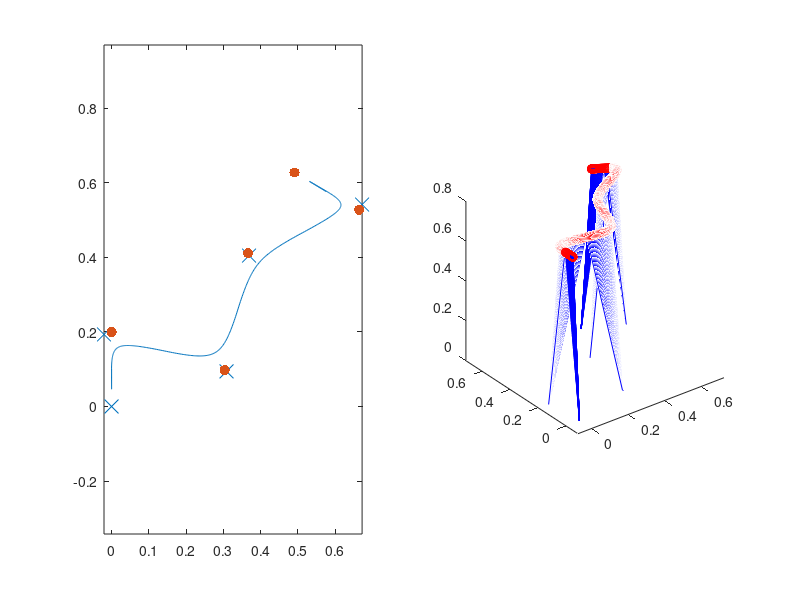

Recreate this plot in MATLAB.
clear
clc

Tsup=0.8;
zc=0.8;
g=9.8;
Tc=sqrt(zc/g);
S=sinh(Tsup/Tc);
C=cosh(Tsup/Tc);

dt=0.01;

%权重系数
a=10;b=1;

%步长
sx=[0,0.25,0.25,0.25,0];
sy=[0.2,0.2,0.2,0.2,0.2];
st=[0,20,40,60,60]*pi/180;

%计划落脚点
pxplan=zeros(1,length(sx));
pyplan=zeros(1,length(sy));
pxp=0;
pyp=0;
for i=1:length(sx)
    pxp=pxp+cos(st(i))*sx(i)+sin(st(i))*(-1)^i*sy(i);
    pyp=pyp+sin(st(i))*sx(i)-cos(st(i))*(-1)^i*sy(i);
    pxplan(i)=pxp;
    pyplan(i)=pyp;
end
%修正落脚点
px=zeros(1,length(sx));
py=zeros(1,length(sy));


%第一步末状态
xe=0;
ye=sy(1)/2;
vxe=(C+1)/(Tc*S) *xe;
vye=(C-1)/(Tc*S) *ye;
%求第一步运动
t=0:dt:Tsup;
t=-fliplr(t);
x=xe*cosh(t/Tc)+Tc*vxe*sinh(t/Tc);
y=ye*cosh(t/Tc)+Tc*vye*sinh(t/Tc);
vx=xe/Tc*sinh(t/Tc)+vxe*cosh(t/Tc);
vy=ye/Tc*sinh(t/Tc)+vye*cosh(t/Tc);
t=0:dt:Tsup;
ppx=zeros(1,length(t));
ppy=zeros(1,length(t));

%求中间步运动
for i=1:length(sx)-1
    %期望步行单元末状态（相对于本落脚点，对齐世界坐标系）
    xe=cos(st(i+1))*sx(i+1)/2-sin(st(i+1))*(-1)^i*sy(i+1)/2;
    ye=sin(st(i+1))*sx(i+1)/2+cos(st(i+1))*(-1)^i*sy(i+1)/2;
    vxe=cos(st(i+1))*(C+1)/(Tc*S)*sx(i+1)/2-sin(st(i+1))*(C-1)/(Tc*S)*(-1)^i*sy(i+1)/2;
    vye=sin(st(i+1))*(C+1)/(Tc*S)*sx(i+1)/2+cos(st(i+1))*(C-1)/(Tc*S)*(-1)^i*sy(i+1)/2;
    xe=xe+pxplan(i);
    ye=ye+pyplan(i);
    %步行单元初状态（相对于本落脚点，对齐世界坐标系）
    xi=x(end);
    yi=y(end);
    vxi=vx(end);
    vyi=vy(end);
    %修正落脚点位置
    D=a*(C-1)^2+b*(S/Tc)^2;
    px(i)=a*(C-1)*(-xe+C*xi+Tc*S*vxi)/D+b*S*(-vxe+S*xi/Tc+C*vxi)/(Tc*D);
    py(i)=a*(C-1)*(-ye+C*yi+Tc*S*vyi)/D+b*S*(-vye+S*yi/Tc+C*vyi)/(Tc*D);
    %求解运动
    tt=dt:dt:Tsup;
    xx=(xi-px(i))*cosh(tt/Tc)+Tc*vxi*sinh(tt/Tc)+px(i);
    yy=(yi-py(i))*cosh(tt/Tc)+Tc*vyi*sinh(tt/Tc)+py(i);
    vvx=(xi-px(i))*sinh(tt/Tc)/Tc+vxi*cosh(tt/Tc);
    vvy=(yi-py(i))*sinh(tt/Tc)/Tc+vyi*cosh(tt/Tc);
    pppx=ones(1,length(tt))*px(i);
    pppy=ones(1,length(tt))*py(i);
    t=[t,t(end)+tt];
    x=[x,xx];
    y=[y,yy];
    vx=[vx,vvx];
    vy=[vy,vvy];
    ppx=[ppx,pppx];
    ppy=[ppy,pppy];
end

%最后一次运动
%最后一步初状态
xi=x(end);
yi=y(end);
vxi=vx(end);
vyi=vy(end);
tt=dt:dt:Tsup;
i=length(sx);
xx=(xi-pxplan(i))*cosh(tt/Tc)+Tc*vxi*sinh(tt/Tc)+pxplan(i);
yy=(yi-pyplan(i))*cosh(tt/Tc)+Tc*vyi*sinh(tt/Tc)+pyplan(i);
vvx=(xi-pxplan(i))*sinh(tt/Tc)/Tc+vxi*cosh(tt/Tc);
vvy=(yi-pyplan(i))*sinh(tt/Tc)/Tc+vyi*cosh(tt/Tc);
pppx=ones(1,length(tt))*pxplan(i);
pppy=ones(1,length(tt))*pyplan(i);
t=[t,t(end)+tt];
x=[x,xx];
y=[y,yy];
vx=[vx,vvx];
vy=[vy,vvy];
ppx=[ppx,pppx];
ppy=[ppy,pppy];

subplot(1,2,1)
plot(x,y)  %质心位置
hold on
scatter(px,py,100, 'x')   %实际落脚点
hold on
scatter(pxplan,pyplan,500,'.') %计划落脚点
axis equal

subplot(1,2,2)
for i=1:length(t)
    xx=[ppx(i),x(i)];
    yy=[ppy(i),y(i)];
    zz=[0,0.8];
    plot3(xx,yy,zz,'b')
    hold on
    scatter3(x(i),y(i),0.8,'r');
    hold on
end
axis equal
